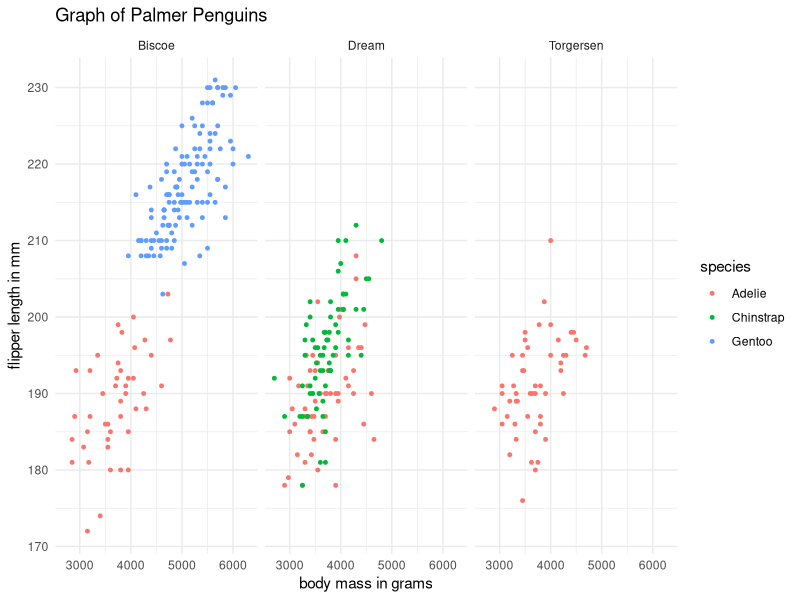
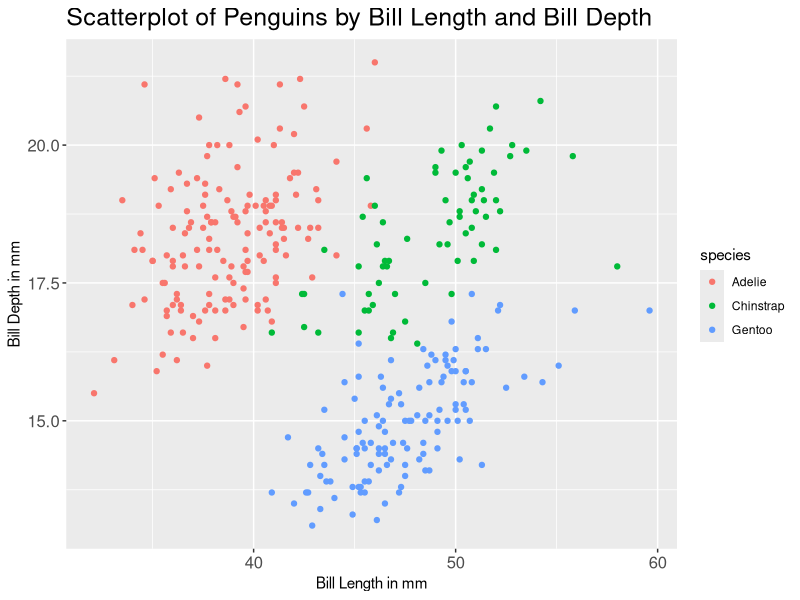
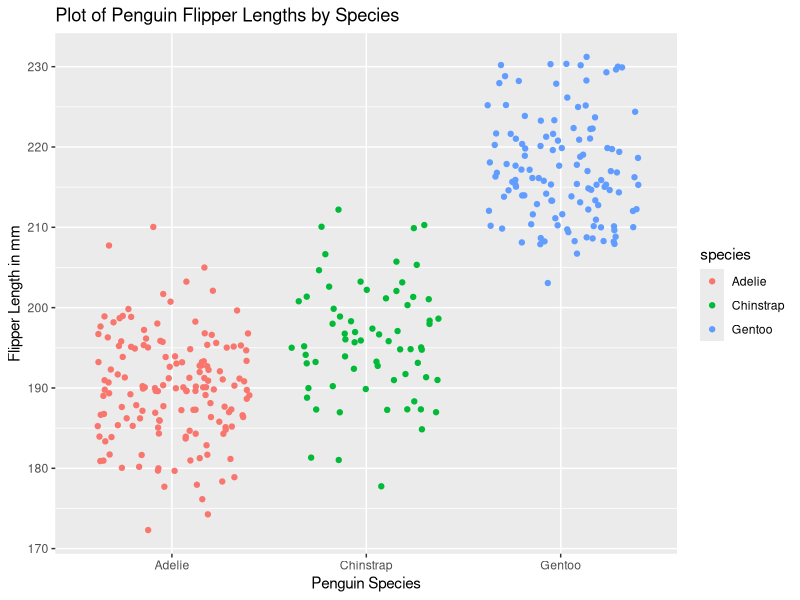

Generate these figures, in order, with R:
## ---- chunk 1
knitr::opts_chunk$set(echo = TRUE)
library(tidyverse)
#no quotes in tidyverse, calling for package
#to install, install.packages in the console("packagename") in quotes. Just typed in console install.packages("palmerpenguins), so now I can call for it
library(palmerpenguins)
## ---- chunk 2
#first 6 lines
head(penguins)
#last 6 lines
tail(penguins)
## ---- chunk 3
ggplot(data = penguins, aes(x = body_mass_g, y = flipper_length_mm)) + geom_point(aes(color = species), size = 1)  + 
  facet_wrap(~island) +
  theme_minimal() +
  labs(
    x = "body mass in grams", y = "flipper length in mm", title = "Graph of Palmer Penguins")
#this tells us that the color is dependent on the species
#~ means "as the different functions of island", makes three separate panels for islands
## ---- chunk 4
ggplot(data = penguins, aes(x = bill_length_mm, y = bill_depth_mm)) + geom_point(aes(color = species)) +
  labs(x = "Bill Length in mm", y = "Bill Depth in mm", title = "Scatterplot of Penguins by Bill Length and Bill Depth") +
  theme(axis.text = element_text(size = 12))+
  theme(plot.title = element_text(size = 18)) 
## ---- chunk 5
ggplot(data = penguins, aes(x = species, y = flipper_length_mm)) + geom_jitter(aes(color = species))+
  labs(x = "Penguin Species", y = "Flipper Length in mm", title = "Plot of Penguin Flipper Lengths by Species")
#geom_jitter is random space between each point, same data as geom_point, but better for aesthetic purposes
